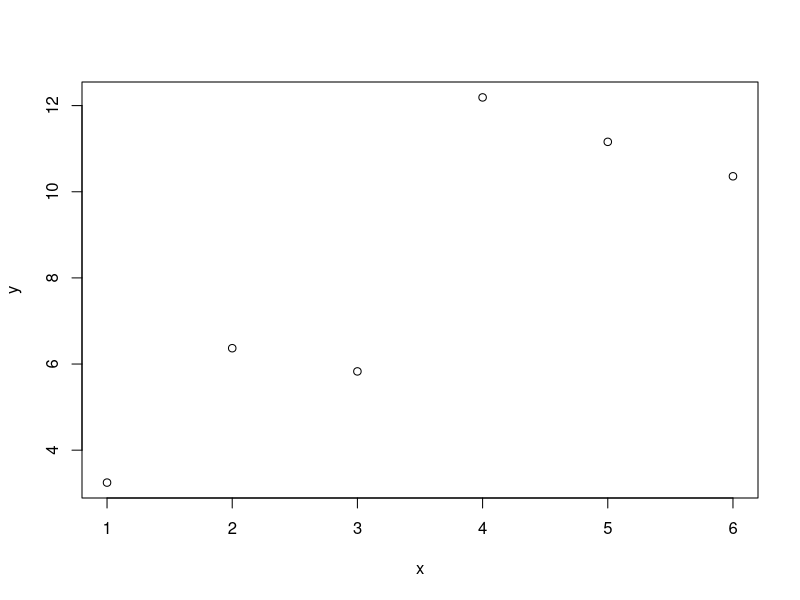

The R script that drew this image:
set.seed(1)


N=6
x = seq(1,6)
y = 3 + 1.5*x + rnorm(N,0,2)
plot(y~x)

lm1 <- lm(y~x)
summary(lm1)

y

lm1$fitted.values

lm1$fitted.values+lm1$residuals

sum(lm1$residuals)

sum(lm1$residuals^2)

x2 = rnorm(N)
x2

lm2 = lm(y~x+x2)

sum(lm2$residuals^2)

x3 = rnorm(N)
x3

lm3 = lm(y~x+x2+x3)

sum(lm3$residuals^2)

x4 = rnorm(N)
x4

lm4 = lm(y~x+x2+x3+x4)

sum(lm4$residuals^2)

x5 = rnorm(N)
x5

lm5 <- lm(y~x+x2+x3+x4+x5)

lm5$residuals

y

lm2$fitted.values

lm2$residuals